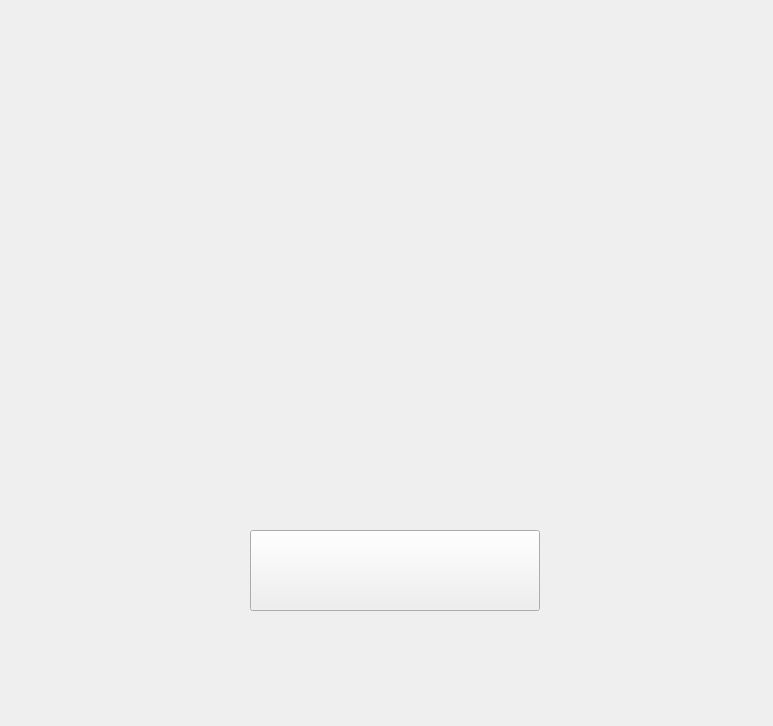
<?xml version="1.0" encoding="UTF-8"?>
<ui version="4.0">
 <class>start</class>
 <widget class="QWidget" name="start">
  <property name="geometry">
   <rect>
    <x>0</x>
    <y>0</y>
    <width>773</width>
    <height>726</height>
   </rect>
  </property>
  <property name="windowTitle">
   <string>Form</string>
  </property>
  <widget class="QLabel" name="background">
   <property name="geometry">
    <rect>
     <x>0</x>
     <y>0</y>
     <width>773</width>
     <height>726</height>
    </rect>
   </property>
   <property name="text">
    <string/>
   </property>
   <property name="pixmap">
    <pixmap resource="resource.qrc">:/start/resource/start.png</pixmap>
   </property>
   <property name="scaledContents">
    <bool>true</bool>
   </property>
  </widget>
  <widget class="QPushButton" name="start_game">
   <property name="enabled">
    <bool>true</bool>
   </property>
   <property name="geometry">
    <rect>
     <x>250</x>
     <y>530</y>
     <width>290</width>
     <height>81</height>
    </rect>
   </property>
   <property name="autoFillBackground">
    <bool>false</bool>
   </property>
   <property name="styleSheet">
    <string notr="true">border-image: url(:/start/resource/start_game_1.png);</string>
   </property>
   <property name="text">
    <string/>
   </property>
  </widget>
 </widget>
 <resources>
  <include location="resource.qrc"/>
 </resources>
 <connections/>
</ui>
